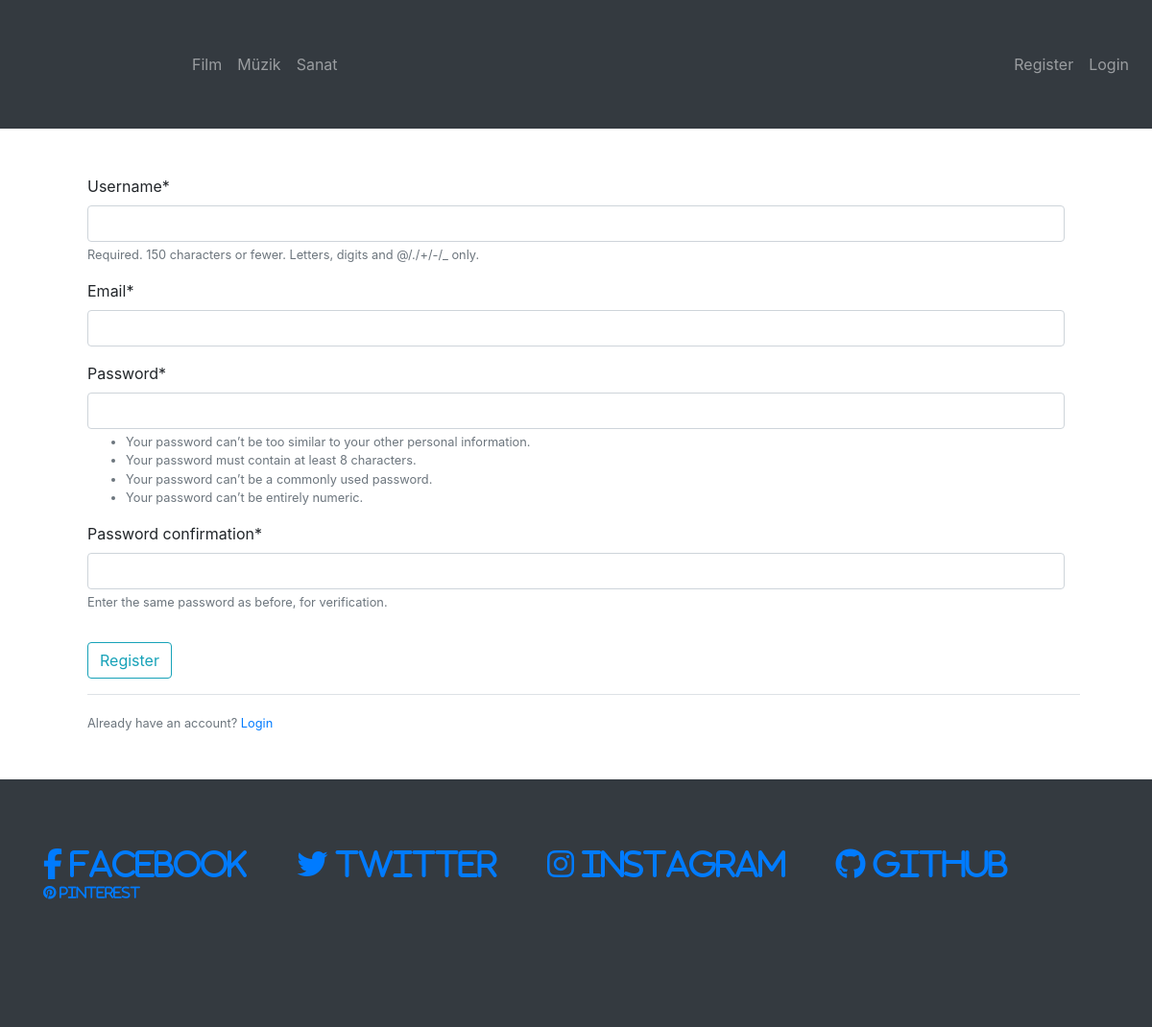
Page /register/ on the earlier database version.
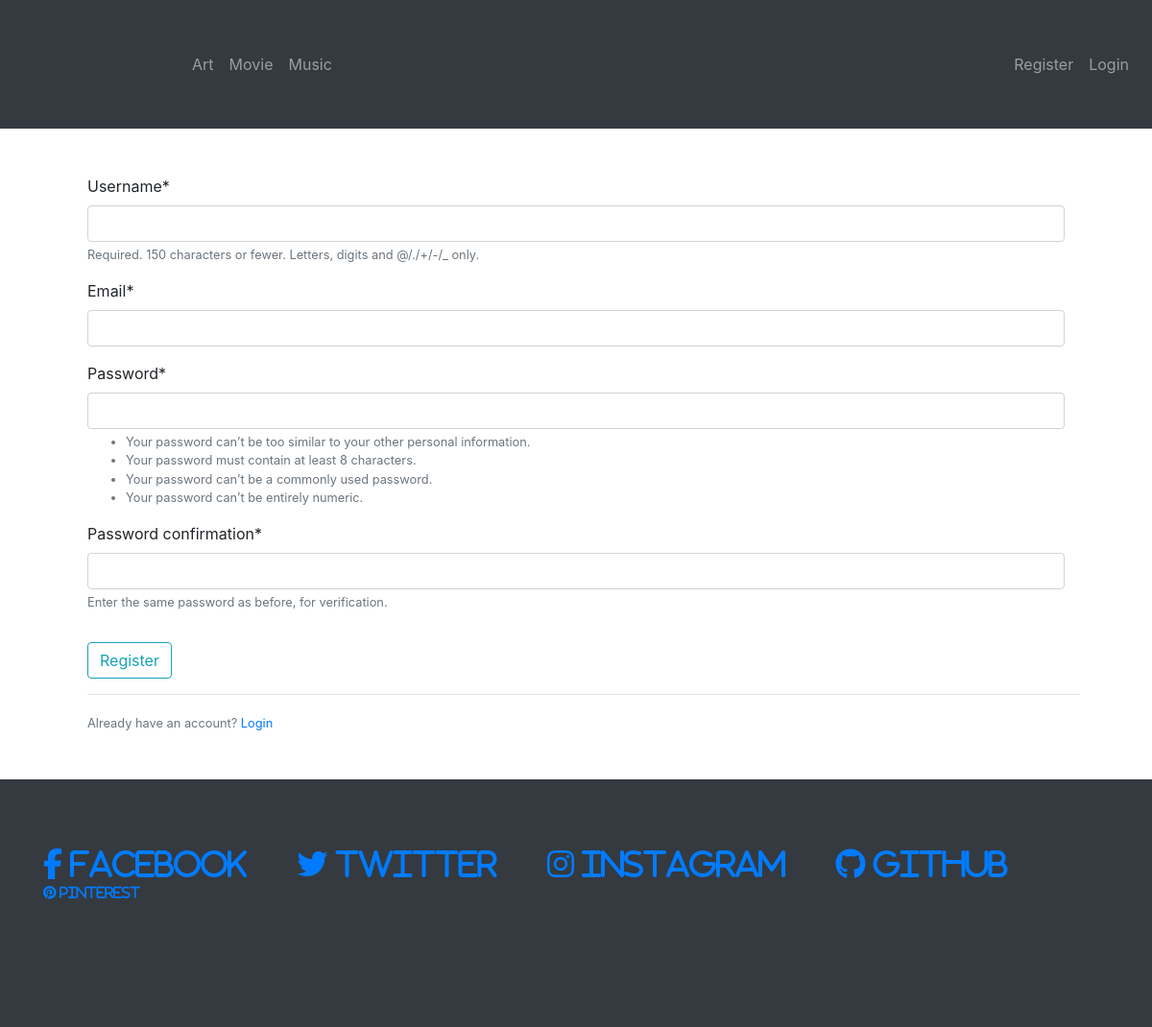
Same page on the later database version.
### blog_post/models.py (models this page shows)
class Category(models.Model):
    name = models.CharField(max_length=200)
    class Meta:
        ordering = ('name',)
        verbose_name = 'category'
        verbose_name_plural = 'categories'
    def __str__(self):
        return self.name

### users/views.py (the view)
# urls.py: path('register/', register, name='register'),
def register(request):
    if request.method == 'POST':
        form = UserRegisterForm(request.POST)
        if form.is_valid():
            form.save()
            username = form.cleaned_data.get('username')
            return redirect('login')
    else:
        form = UserRegisterForm()
    return render(request, 'registration/register.html', {'form': form})

### users/forms.py
class UserRegisterForm(UserCreationForm):
    email = forms.EmailField()
    class Meta:
        model = User
        fields = ['username', 'email', 'password1', 'password2']

### blog_post/context_processors.py (called while the page is built)
def context_variable(request):
    categories = Category.objects.all()
    return {'categories':categories,}

### users/templates/registration/register.html (shortened to what this page needs)
{% extends "base.html" %}
{% load crispy_forms_tags %}
{% block main %}
<br><br>
<div class="container container-fluid" style="max-width:1080px;">
	<form method="POST">
		<fieldset class="form-group mr-3 ml-3">
			{{ form| crispy }}
		</fieldset>
		<div class="form-group">
			<button class="btn btn-outline-info ml-3" type="submit">Register</button>
		</div>
	</form>
	<div class="border-top pt-3 ml-3">
		<small class="text-muted">
			Already have an account? <a href="{% url 'login' %}">Login</a>
		</small>
	</div>
</div>
<br><br>
{% endblock main %}

### blog_post/templates/base.html (shortened to what this page needs)
{% load static %}
<!doctype html>
<html lang="en">
  <head>
    <link rel="stylesheet" href="https://cdn.jsdelivr.net/npm/bootstrap@4.5.3/dist/css/bootstrap.min.css">
  </head>
  <body>
    <nav class="navbar navbar-expand-lg navbar-dark bg-dark">
  <a class="navbar-brand" href="{% url 'home' %}"><video width="160" height="100" autoplay>
<source src="{% static 'blog-logo.mp4' %}" type="video/mp4">
</video><span class="sr-only">(current)</span></a>
  <div class="collapse navbar-collapse" id="navbarNavAltMarkup">
    <div class="navbar-nav">
      {% for category in categories %}
      <a class="nav-link" href="{% url 'category' category.id %}">{{ category }}</a>
      {% endfor %}
    </div>
  </div>
<div class="collapse navbar-collapse w-100 order-3 dual-collapse2" id="navbarNavAltMarkup">
  <ul class="navbar-nav ml-auto">
      {% if user.is_authenticated %}
        <li class="nav-item">
          <a href="{% url 'profile' %}" class="nav-link ml-auto"> Welcome, {{ user.username }}</a>
          <a class="nav-link ml-auto" href="{% url 'logout' %}">Logout</a>
        </li>
      {% else %}
        <li class="nav-item">
        <a class="nav-link ml-auto" href="{% url 'register' %}">Register</a>
        </li>
        <li class="nav-item">
        <a class="nav-link ml-auto" href="{% url 'login' %}">Login</a>
        </li>
      {% endif %}
  </ul>
</div>
</nav>
    {% block main %}
    {% endblock %}
    <footer class="page-footer font-small bg-dark darken-3" style="width:100%; bottom:0; height:auto;">
      <div class="container">
        <br>
        <div class="row">
          <div class="col-sm-12 py-5">
            <div class="mb-5 flex-center">
              <a class="fb-ic">
                <i class="fa fa-facebook-f fa-md white-text mr-sm-5 mr-3 fa-2x"> Facebook</i>
              </a>
              <a class="tw-ic">
                <i class="fa fa-twitter fa-md white-text mr-sm-5 mr-3 fa-2x"> Twitter</i>
              </a>
              <a class="ins-ic">
                <i class="fa fa-instagram fa-md white-text mr-sm-5 mr-3 fa-2x"> Instagram</i>
              </a>
              <a class="github-ic">
                <i class="fa fa-github fa-md white-text mr-sm-5 mr-3 fa-2x"> Github</i>
              </a>
              <a class="pin-ic">
                <i class="fa fa-pinterest fa-sm white-text fa-2x"> Pinterest</i>
              </a>
            </div>
          </div>
        </div>
      </div>
      <div class="footer-copyright text-center py-3">
      </div>
    </footer>
  </body>
</html>

Differences in the rows shown:
changed Category: name "Sanat" → "Art"; moves up the list
changed Category: name "Film" → "Movie"
changed Category: name "Müzik" → "Music"
